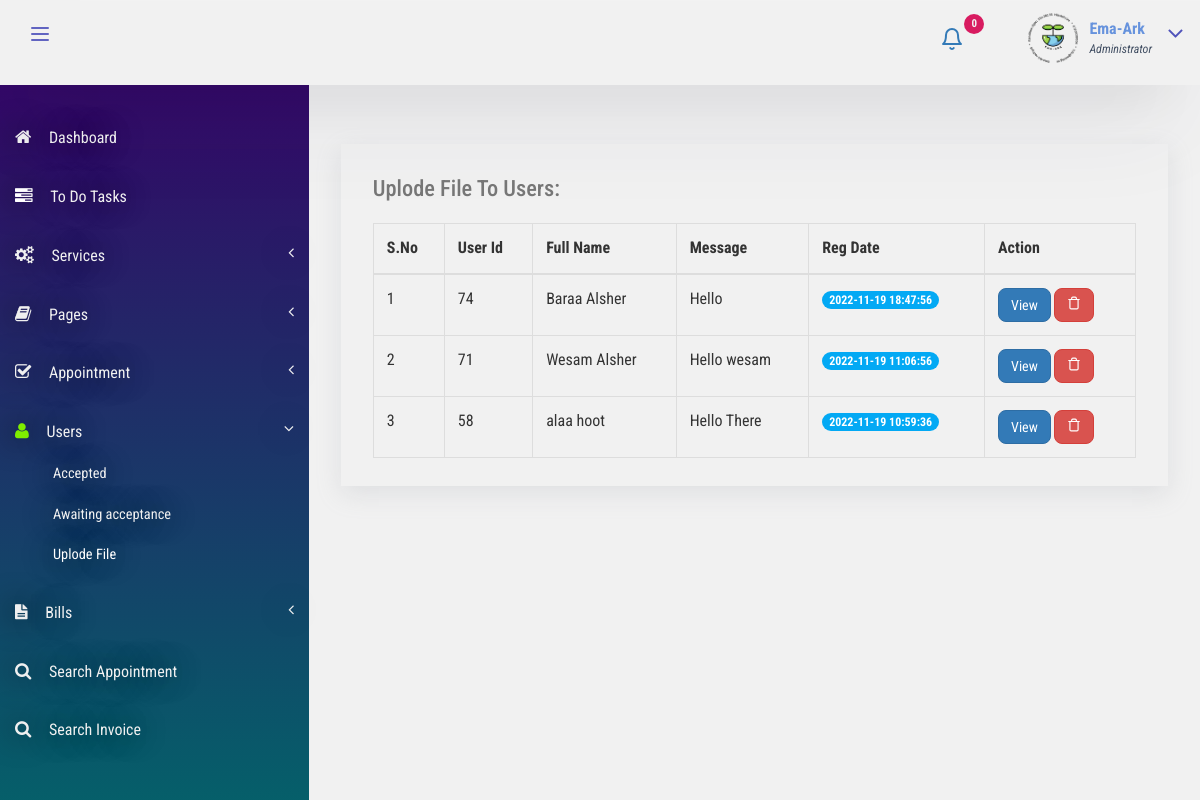
The page /admin/useruplod.php (signed in) on the database its author committed.
### tables this page shows
CREATE TABLE `tbluseruplod` (
  `ID` int(11) NOT NULL,
  `userid` int(11) NOT NULL,
  `fileuplod` varchar(255) NOT NULL,
  `Message` varchar(255) NOT NULL,
  `RegDate` timestamp NULL DEFAULT current_timestamp()
);

CREATE TABLE `tbluser` (
  `ID` int(10) NOT NULL,
  `FirstName` varchar(120) DEFAULT NULL,
  `LastName` varchar(250) DEFAULT NULL,
  `MobileNumber` bigint(10) DEFAULT NULL,
  `Email` varchar(120) DEFAULT NULL,
  `Password` varchar(120) DEFAULT NULL,
  `message` text NOT NULL,
  `RegDate` timestamp NULL DEFAULT current_timestamp(),
  `IsRead` int(5) DEFAULT NULL,
  `filename` varchar(255) NOT NULL
);

### admin/useruplod.php (the view, shortened to what this page needs)
<?php
include 'includes/dbconnection.php';
if (strlen($_SESSION['bpmsaid'] == 0)) {
    header('location:logout.php');
} else {
    ?>
<!DOCTYPE HTML>
<html>
<head>
    <link href="css/bootstrap.css" rel='stylesheet' type='text/css' />
    <link href="css/style.css" rel='stylesheet' type='text/css' />
    <link href="css/font-awesome.css" rel="stylesheet">
    <link href="css/animate.css" rel="stylesheet" type="text/css" media="all">
    <link href="css/custom.css" rel="stylesheet">
</head>
<body class="cbp-spmenu-push">
    <div class="main-content">
        <?php include_once 'includes/sidebar.php';?>
        <?php include_once 'includes/header.php';?>
        <div id="page-wrapper">
            <div class="main-page">
                <div class="tables">
                    <div class="table-responsive bs-example widget-shadow">
                        <h4>Uplode File To Users:</h4>
                        <table class="table table-bordered">
                            <thead>
                                <tr>
                                    <th>S.No</th>
                                    <th>User Id</th>
                                    <th>Full Name</th>
                                    <th>Message</th>
                                    <th>Reg Date </th>
                                    <th>Action</th>
                                </tr>
                            </thead>
                            <tbody>
                                <?php
$ret = mysqli_query($con, "select tbluseruplod.ID,tbluseruplod.userid,tbluseruplod.Message,tbluseruplod.RegDate,tbluseruplod.fileuplod,
                        tbluser.ID,tbluser.FirstName,tbluser.LastName from tbluseruplod,tbluser
                        WHERE tbluseruplod.userid = tbluser.ID ORDER BY `tbluseruplod`.`RegDate` DESC ");
    $cnt = 1;
    while ($row = mysqli_fetch_array($ret)) {
        ?>
                                <tr class="gradeX">
                                    <td><?php echo $cnt; ?></td>
                                    <td><?php echo $row['userid']; ?></td>
                                    <td><?php echo $row['FirstName'] . " " . $row['LastName'] ?></td>
                                    <td><?php echo $row['Message']; ?></td>
                                    <td>
                                        <span class="badge badge-primary"><?php echo $row['RegDate']; ?></span>
                                    </td>
                                    <td><a href="../admin/uploaduser/<?php echo $row['fileuplod']; ?>" target="_blank"
                                            class="btn btn-primary">View</a>
                                        <a href="useruplod.php?delid=<?php echo $row['userid']; ?>"
                                            class="btn btn-danger"
                                            onClick="return confirm('Are you sure you want to delete?')"> <svg
                                                xmlns="http://www.w3.org/2000/svg" width="14" height="14"
                                                viewBox="0 0 24 24" fill="none" stroke="currentColor" stroke-width="2"
                                                stroke-linecap="round" stroke-linejoin="round">
                                                <path d="M3 6h18"></path>
                                                <path d="M19 6v14c0 1-1 2-2 2H7c-1 0-2-1-2-2V6"></path>
                                                <path d="M8 6V4c0-1 1-2 2-2h4c1 0 2 1 2 2v2"></path>
                                            </svg></a>
                                    </td>
                                </tr> <?php
$cnt = $cnt + 1;
    }?>
                            </tbody>
                        </table>
                    </div>
                </div>
            </div>
        </div>
    </div>
</body>
</html>
<?php }?>

### admin/includes/header.php (shortened to what this page needs)
<div class="sticky-header header-section ">
    <div class="header-left">
        <button id="showLeftPush"><svg xmlns="http://www.w3.org/2000/svg" width="24" height="24" viewBox="0 0 24 24" fill="none" stroke="currentColor" stroke-width="2" stroke-linecap="round" stroke-linejoin="round">
                <line x1="4" y1="12" x2="20" y2="12"></line>
                <line x1="4" y1="6" x2="20" y2="6"></line>
                <line x1="4" y1="18" x2="20" y2="18"></line>
            </svg></button>
        <div class="clearfix"> </div>
    </div>
    <div class="header-right">
        <div class="profile_details_left">
            <ul class="nofitications-dropdown">
                <?php
                $ret1 = mysqli_query($con, "select tbluser.FirstName,tbluser.LastName,tblbook.ID as bid,tblbook.AptNumber from tblbook join tbluser on tbluser.ID=tblbook.UserID where tblbook.Status is null");
                $num = mysqli_num_rows($ret1);
                ?>
                <li class="dropdown head-dpdn">
                    <a href="#" class="dropdown-toggle" data-toggle="dropdown" aria-expanded="false">
                        <svg xmlns="http://www.w3.org/2000/svg" width="24" height="24" viewBox="0 0 24 24" fill="none" stroke="currentColor" stroke-width="2" stroke-linecap="round" stroke-linejoin="round">
                            <path d="M18 8A6 6 0 0 0 6 8c0 7-3 9-3 9h18s-3-2-3-9"></path>
                            <path d="M13.73 21a2 2 0 0 1-3.46 0"></path>
                        </svg>
                        <span class="badge blue"><?php echo $num; ?></span></a>
                </li>
            </ul>
            <div class="clearfix"> </div>
        </div>
        <div class="profile_details">
            <?php
            $adid = $_SESSION['bpmsaid'];
            $ret = mysqli_query($con, "select AdminName from tbladmin where ID='$adid'");
            $row = mysqli_fetch_array($ret);
            $name = $row['AdminName'];
            ?>
            <ul>
                <li class="dropdown profile_details_drop">
                    <a href="#" class="dropdown-toggle" data-toggle="dropdown" aria-expanded="false">
                        <div class="profile_img">
                            <span class="prfil-img"><img src="./images/logo2-removebg-preview.png" alt="" width="50" height="50"> </span>
                            <div class="user-name">
                                <p><?php echo $name; ?></p>
                                <span>Administrator</span>
                            </div>
                            <i class="fa fa-angle-down lnr"></i>
                            <div class="clearfix"></div>
                        </div>
                    </a>
                </li>
            </ul>
        </div>
    </div>
    <div class="clearfix"> </div>
</div>

### admin/css/style.css (style rules this page uses)
h4, h5, h6, h1, h2, h3 { margin: 0; }
ul, ol { margin: 0; }
p { margin: 0; }
html, body { font-family: "Roboto Condensed", sans-serif;font-size: 100%;overflow-x: hidden;background: #f1f1f1; }
body a { transition: 0.5s all ease;-webkit-transition: 0.5s all ease;-moz-transition: 0.5s all ease;-o-transition: 0.5s all ease;-ms-transition: 0.5s all ease;text-decoration: none; }
h1, h2, h3, h4, h5, h6 { margin: 0; }
ul, label { margin: 0;padding: 0; }
.main-content { position: relative; }
.sticky-header { position: fixed;top: 0;left: 0px;width: 100%;z-index: 100; }
.header-section { background: #f1f1f1;box-shadow: rgba(255, 255, 255, 0.1) 0px 1px 1px 0px inset, rgba(50, 50, 93, 0.099) 0px 50px 100px -20px, rgba(0, 0, 0, 0.159) 0px 30px 60px -30px; }
.header-section::after { clear: both;display: block;content: ""; }
.header-left { float: left;width: 45%; }
.header-right { float: right; }
button#showLeftPush { font-size: 1.5em;width: 80px;padding: 0.87em 0;text-align: center;cursor: pointer;float: left;color: #6f6f6f;-moz-transition: all 0.2s ease-out 0s;-webkit-transition: all 0.2s ease-out 0s;transition: all 0.2s ease-out 0s;border: none;background-color: #f1f1f1;outline: none; }
.cbp-spmenu-push { overflow-x: hidden;position: relative; }
.cbp-spmenu, .cbp-spmenu-push { -webkit-transition: all 0.3s ease;-moz-transition: all 0.3s ease;transition: all 0.3s ease; }
.cbp-spmenu-push div#page-wrapper { margin: 0 0 0 19.3em;transition: 0.5s all;-webkit-transition: 0.5s all;-moz-transition: 0.5s all; }
.fa { display: inline-block;font-family: FontAwesome;font-style: normal;font-weight: normal;line-height: 1;-webkit-font-smoothing: antialiased;-moz-osx-font-smoothing: grayscale; }
.profile_details_left { float: left; }
li.dropdown.head-dpdn { display: inline-block;padding: 1.7em 0;float: left; }
li.dropdown.head-dpdn a.dropdown-toggle { padding: 1.7em 2em; }
.header-right span.badge { font-size: 11px;font-weight: bold;color: #f1f1f1;background: #8bc34a;line-height: 15px;width: 20px;height: 20px;border-radius: 2em;-webkit-border-radius: 2em;-moz-border-radius: 2em;-o-border-radius: 2em;text-align: center;display: inline-block;position: absolute;top: 16%;padding: 2px 0 0; }
.header-right span.blue { background-color: #d81b60; }
.profile_details { float: right; }
.profile_details_drop a.dropdown-toggle { display: block;padding: 0.8em 3em 0 2em; }
.profile_img span.prfil-img { float: left; }
.user-name { float: left;margin-top: 8px;margin-left: 11px;height: 35px; }
.profile_details ul li { list-style-type: none;position: relative; }
.profile_details li a i.fa.lnr { position: absolute;top: 34%;right: 8%;color: #4f52ba;font-size: 1.6em; }
.user-name p { font-size: 1em;color: #6793dd;line-height: 1em;font-weight: 700; }
.user-name span { font-size: 0.75em;font-style: italic;color: #424f63;font-weight: normal;margin-top: 0.3em; }
.widget-shadow { background-color: #f1f1f1;box-shadow: rgba(149, 157, 165, 0.2) 0px 8px 24px; }
.badge-primary { background-color: #03a9f4; }
.table > thead > tr > th, .table > tbody > tr > th, .table > tfoot > tr > th, .table > thead > tr > td, .table > tbody > tr > td, .table > tfoot > tr > td { border-top: none; }
.tables h4 { font-size: 1.4em;margin-bottom: 1em;color: #777777; }
.tables .panel-body, .tables .bs-example { padding: 2em 2em 0.5em; }
.tables .table > thead > tr > th, .tables .table > tbody > tr > th, .tables .table > tfoot > tr > th, .tables .table > thead > tr > td, .tables .table > tbody > tr > td, .tables .table > tfoot > tr > td { padding: 13px;border-top: 1px solid #e0e0e0; }
.bs-example { margin-top: 2em; }

### admin/css/custom.css (style rules this page uses)
#page-wrapper { padding : 7em 2em 2.5em;background-color: linear-gradient(to bottom, hsl(236, 50%, 98%), hsl(236, 50%, 94%)); }

### rows shown on the page
tbluseruplod: userid "74", userid.FirstName "Baraa", userid.LastName "Alsher", Message "Hello", RegDate "2022-11-19 18:47:56"
tbluseruplod: userid "71", userid.FirstName "Wesam", userid.LastName "Alsher", Message "Hello wesam", RegDate "2022-11-19 11:06:56"
tbluseruplod: userid "58", userid.FirstName "alaa", userid.LastName "hoot", Message "Hello There", RegDate "2022-11-19 10:59:36"

### other values the page prints
$num "0"
$name "Ema-Ark"
